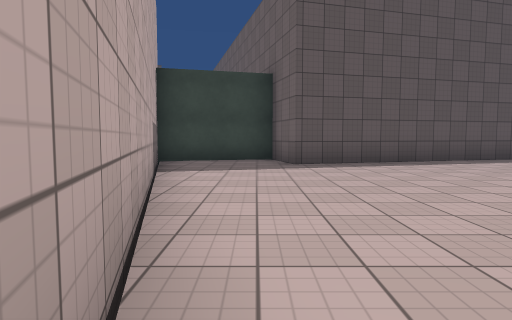
view 1 (above)

12 first-person views from a walk through a Unity game level. The camera is 1.2 m above the floor, tilts 4° down and sees 75° across. The floor is counted in squares, 2 m on a side. Each view is taken from the middle of a square. On the plan, view 1 faces up. The plan holds only what a view shows up to about 10 squares ahead; the rest is blank. The place goes on beyond the plan. Surface patterns are stand-ins for the level's own textures.

view 2
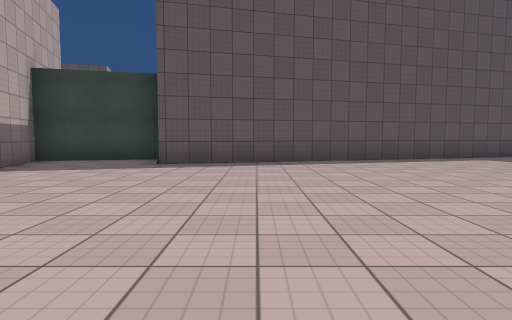

view 3
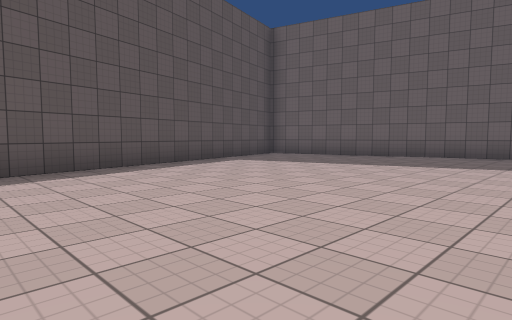

view 4
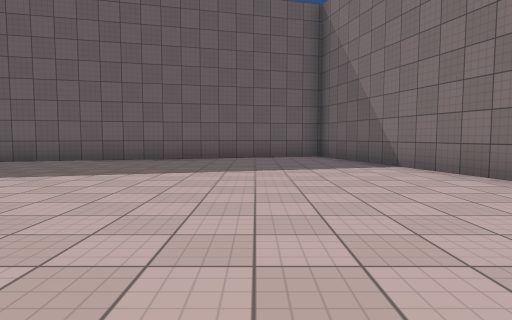

view 5
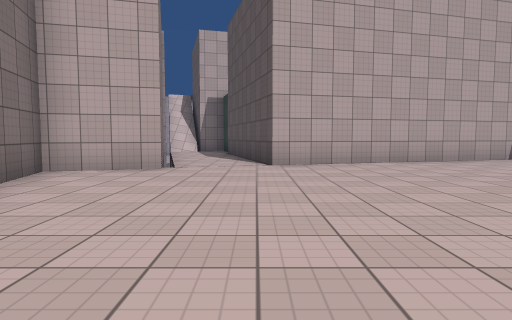

view 6
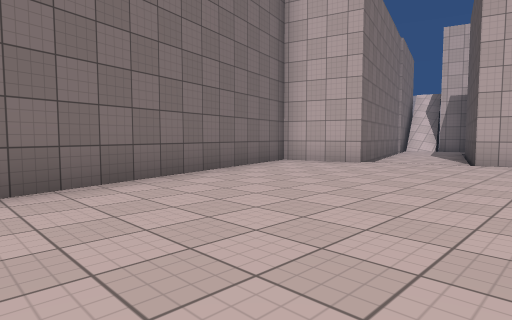

view 7
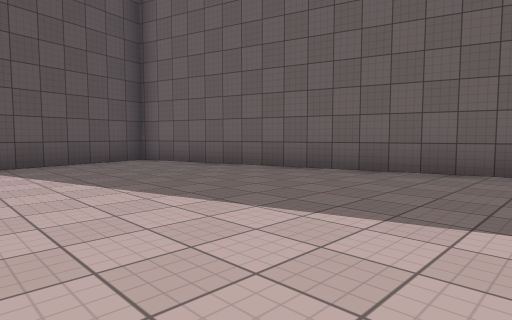

view 8
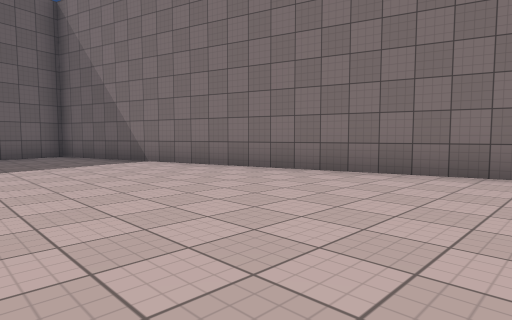

view 9
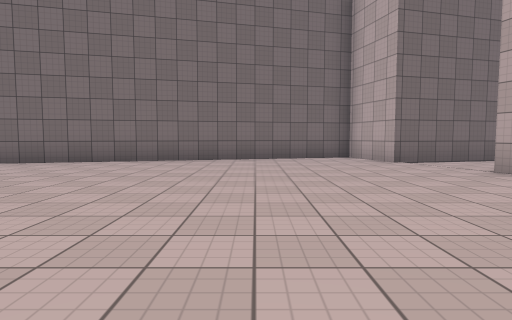

view 10
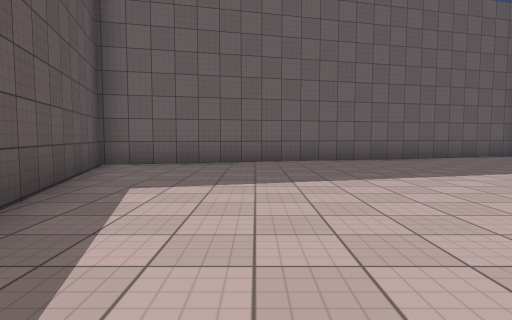

view 11
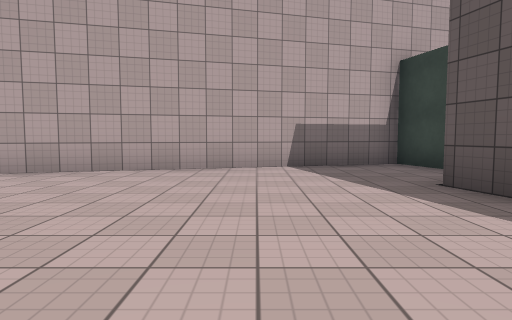

view 12
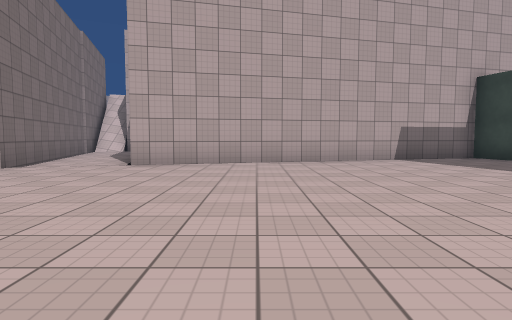

### Floor plan
Points are (right, up) in squares from view 1. A wall is a line through its corners. A room is listed if a view was taken in it or the views show most of it. See-through windows are left out.
Room 1 (views 1, 2, 3, 4, 5, 6, 7, 8, 9, 10, 11, 12)
walls: (-2.5, 8.6) (-0.1, -0.6) (-2.9, -1.4); (-3.1, -3.8) (0.8, -2.8) (1.3, -4.7) (15.1, -1) (12.1, 10.3) (0.9, 7.3) (0.4, 8.9) (-2.5, 8.1)

Where each view was taken, in squares from view 1:
view 1: 0 up, 0 right, facing up
view 2: 0 up, 3 right, facing up
view 3: 2 up, 3 right, facing up-right
view 4: 1 up, 5 right, facing right
view 5: 1 down, 7 right, facing left
view 6: 1 up, 8 right, facing down-left
view 7: 2 up, 8 right, facing up-right
view 8: 2 up, 4 right, facing down-right
view 9: 5 up, 4 right, facing down
view 10: 7 up, 5 right, facing right
view 11: 5 up, 5 right, facing left
view 12: 2 up, 7 right, facing left
